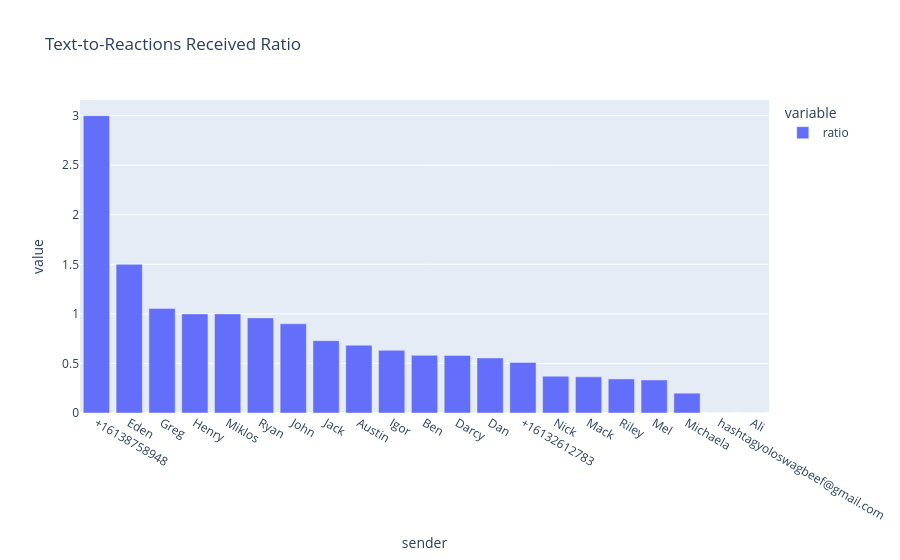

This figure's notebook cell:
### Code cell
px.bar(text_count['ratio'].sort_values(ascending=False), title="Text-to-Reactions Received Ratio")

### Figure 1 — Plotly figure (JSON) as saved in the notebook; plotly's stock layout.template omitted (floating-point values rounded to 4 significant figures)
{"data": [{"alignmentgroup": "True", "hovertemplate": "variable=ratio<br>sender=%{x}<br>value=%{y}<extra></extra>", "legendgroup": "ratio", "marker": {"color": "#636efa", "pattern": {"shape": ""}}, "name": "ratio", "offsetgroup": "ratio", "orientation": "v", "showlegend": true, "textposition": "auto", "type": "bar", "x": ["+16138758948", "Eden", "Greg", "Henry", "Miklos", "Ryan", "John", "Jack", "Austin", "Igor", "Ben", "Darcy", "Dan", "+16132612783", "Nick", "Mack", "Riley", "Mel", "Michaela", "hashtagyoloswagbeef@gmail.com", "Ali"], "xaxis": "x", "y": [3, 1.5, 1.056, 1, 1, 0.9596, 0.9007, 0.7301, 0.6842, 0.6325, 0.5818, 0.581, 0.5556, 0.51, 0.3712, 0.3646, 0.3438, 0.3333, 0.2, 0, 0], "yaxis": "y"}], "layout": {"barmode": "relative", "legend": {"title": {"text": "variable"}, "tracegroupgap": 0}, "title": {"text": "Text-to-Reactions Received Ratio"}, "xaxis": {"anchor": "y", "domain": [0, 1], "title": {"text": "sender"}}, "yaxis": {"anchor": "x", "domain": [0, 1], "title": {"text": "value"}}}}
